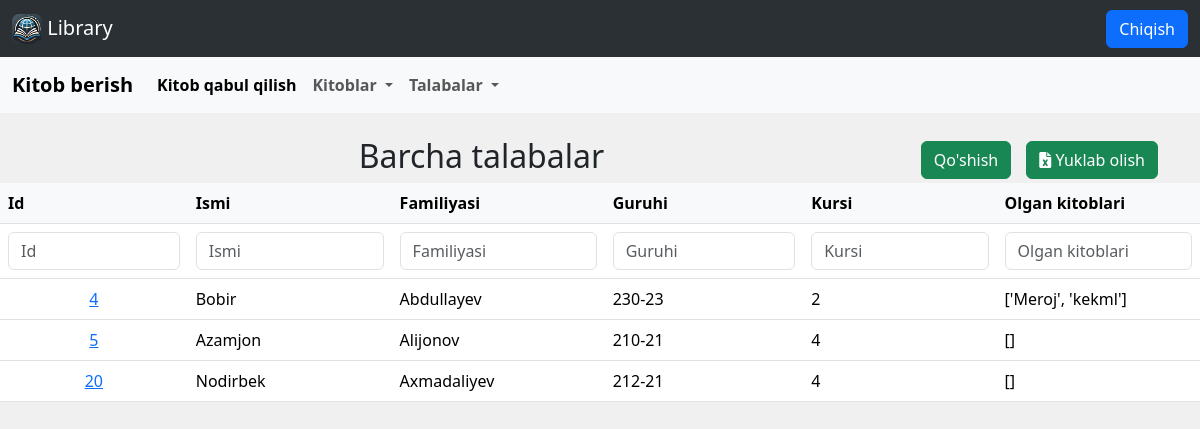
/pupils/, run on an earlier commit of the app's database.
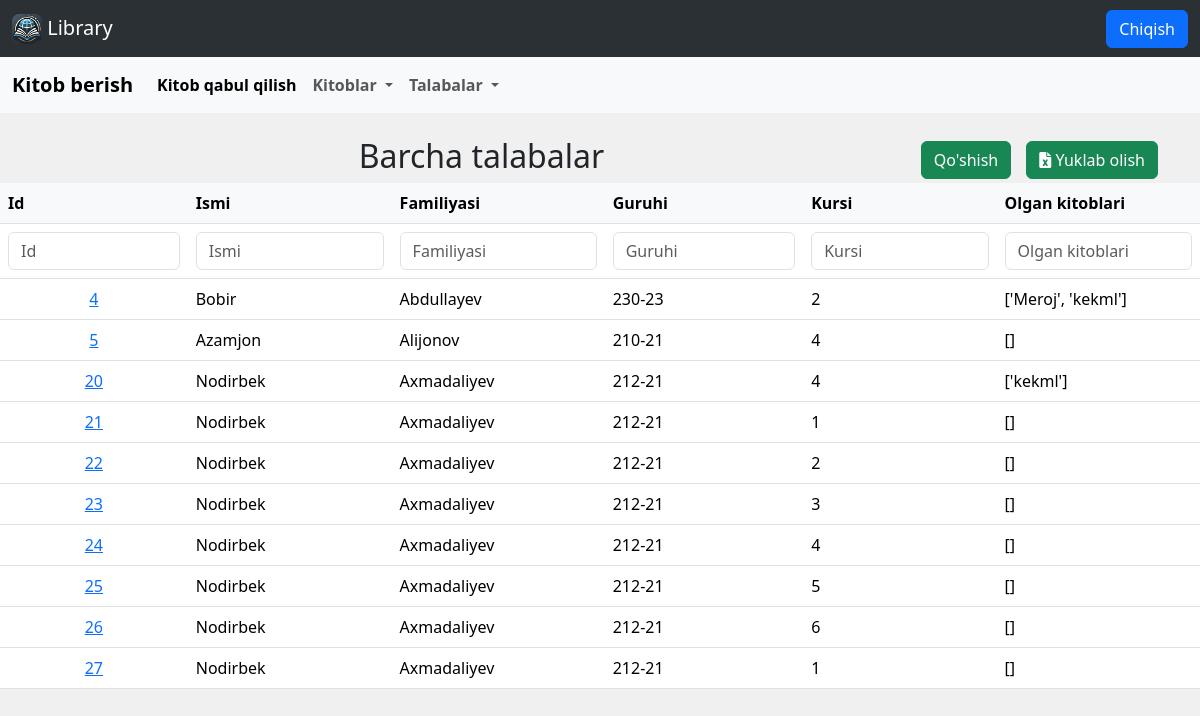
And on a later commit of the database.
### pupils/models.py (models this page shows, shortened)
class Pupil(models.Model):
    id = models.BigAutoField(primary_key = True)
    first_name = models.CharField(max_length=20, null=False, blank=False)
    last_name = models.CharField(max_length=20, null=False, blank=False)
    group = models.CharField(max_length=15, null=False, blank=False)
    course = models.PositiveIntegerField(
        validators=[
            MinValueValidator(1),
            MaxValueValidator(8)
        ],
        null=True,
        blank=True
    )
    books = models.JSONField(blank=True, default=list)

### pupils/views.py (the view, shortened to what this page needs)
# urls.py: path('', views.PupilsListView.as_view(), name = 'pupils'),
class PupilsListView(ListView, FormView):
    model = Pupil
    template_name = "pupil/pupils.html"
    form_class = ExcelUploadForm  # Fayl yuklash formasi
    success_url = reverse_lazy("pupils")
    def get_queryset(self):
        queryset = Pupil.objects.all()
        id_q = self.request.GET.get("id", "").strip()
        first_name_q = self.request.GET.get("first_name", "").strip()
        last_name_q = self.request.GET.get("last_name", "").strip()
        group_q = self.request.GET.get("group", "").strip()
        course_q = self.request.GET.get("course", "").strip()
        books_q = self.request.GET.get("books", "").strip()
        if id_q:
            queryset = queryset.filter(id__icontains=id_q)
        if first_name_q:
            queryset = queryset.filter(first_name__icontains=first_name_q)
        if last_name_q:
            queryset = queryset.filter(last_name__icontains=last_name_q)
        if group_q:
            queryset = queryset.filter(group__icontains=group_q)
        if course_q:
            queryset = queryset.filter(course__icontains=course_q)
        if books_q:
            queryset = queryset.filter(books__icontains=books_q)
        return queryset
    def render_to_response(self, context, **response_kwargs):
        if self.request.headers.get("X-Requested-With") == "XMLHttpRequest":
            return render(self.request, "pupil/pupils.html", context)
        return super().render_to_response(context, **response_kwargs)

### pupils/forms.py
class ExcelUploadForm(forms.Form):
    excel_file = forms.FileField()

### templates/pupil/pupils.html (shortened to what this page needs)
{% extends 'base.html' %}
{% block content %}
<div class="container mt-4">
    <div class="d-flex justify-content-between align-items-center">
        <h2 class="text-center flex-grow-1">Barcha talabalar</h2>
        <a href="{% url 'pupil_add' %}" class="btn btn-success">Qo'shish</a>
        <button type="button" class="btn btn-success" data-bs-toggle="modal" data-bs-target="#uploadModal" style="margin-left: 15px;">
            <i class="fas fa-file-excel"></i> Yuklab olish
        </button>
    </div>
</div>
<form id="search-form">
    <table class="table">
        <thead>
            <tr>
                <th style="position: sticky; top: 0; background-color: #f8f9fa; z-index: 10;">Id</th>
                <th style="position: sticky; top: 0; background-color: #f8f9fa; z-index: 10;">Ismi</th>
                <th style="position: sticky; top: 0; background-color: #f8f9fa; z-index: 10;">Familiyasi</th>
                <th style="position: sticky; top: 0; background-color: #f8f9fa; z-index: 10;">Guruhi</th>
                <th style="position: sticky; top: 0; background-color: #f8f9fa; z-index: 10;">Kursi</th>
                <th style="position: sticky; top: 0; background-color: #f8f9fa; z-index: 10;">Olgan kitoblari</th>
            </tr>
            <tr>
                <td><input type="text" name="id" class="form-control search-input" placeholder="Id"></td>
                <td><input type="text" name="first_name" class="form-control search-input" placeholder="Ismi"></td>
                <td><input type="text" name="last_name" class="form-control search-input" placeholder="Familiyasi"></td>
                <td><input type="text" name="group" class="form-control search-input" placeholder="Guruhi"></td>
                <td><input type="text" name="course" class="form-control search-input" placeholder="Kursi"></td>
                <td><input type="text" name="books" class="form-control search-input" placeholder="Olgan kitoblari"></td>
            </tr>
        </thead>
        <tbody>
            {% for pupil in object_list %}
            <tr>
                <td style="text-align: center;"><a href="{% url 'pupil_detail' pupil.pk %}">{{ pupil.id }}</a></td>
                <td>{{ pupil.first_name }}</td>
                <td>{{ pupil.last_name }}</td>
                <td>{{ pupil.group }}</td>
                <td>{{ pupil.course }}</td>
                <td>{{ pupil.books }}</td>
            </tr>
            {% empty %}
                <tr>
                    <td colspan="6" class="text-center">Hech qanday natija topilmadi</td>
                </tr>
            {% endfor %}
        </tbody>
    </table>
</form>
{% endblock content %}

What changed in the data, as far as the page shows it:
changed Pupil id 20: books "[]" → "['kekml']"
added Pupil: id "21", first_name "Nodirbek", last_name "Axmadaliyev", group "212-21", course "1", books "[]"
added Pupil: id "22", first_name "Nodirbek", last_name "Axmadaliyev", group "212-21", course "2", books "[]"
added Pupil: id "23", first_name "Nodirbek", last_name "Axmadaliyev", group "212-21", course "3", books "[]"
added Pupil: id "24", first_name "Nodirbek", last_name "Axmadaliyev", group "212-21", course "4", books "[]"
added Pupil: id "25", first_name "Nodirbek", last_name "Axmadaliyev", group "212-21", course "5", books "[]"
added Pupil: id "26", first_name "Nodirbek", last_name "Axmadaliyev", group "212-21", course "6", books "[]"
added Pupil: id "27", first_name "Nodirbek", last_name "Axmadaliyev", group "212-21", course "1", books "[]"
